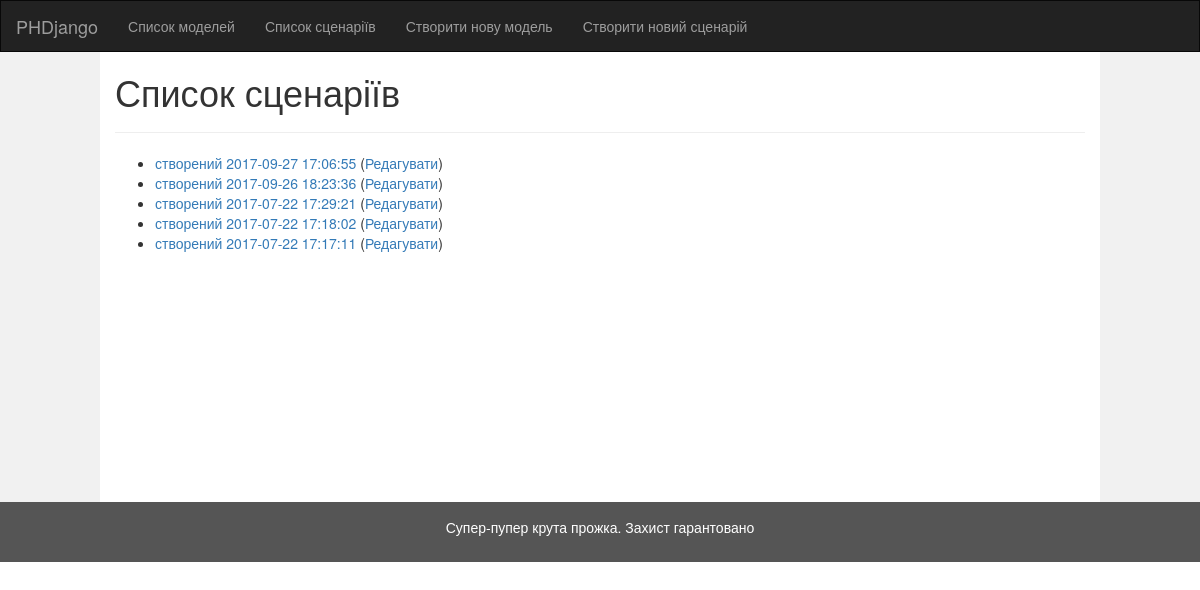
/models/model-run-config/, run on an earlier commit of the app's database.
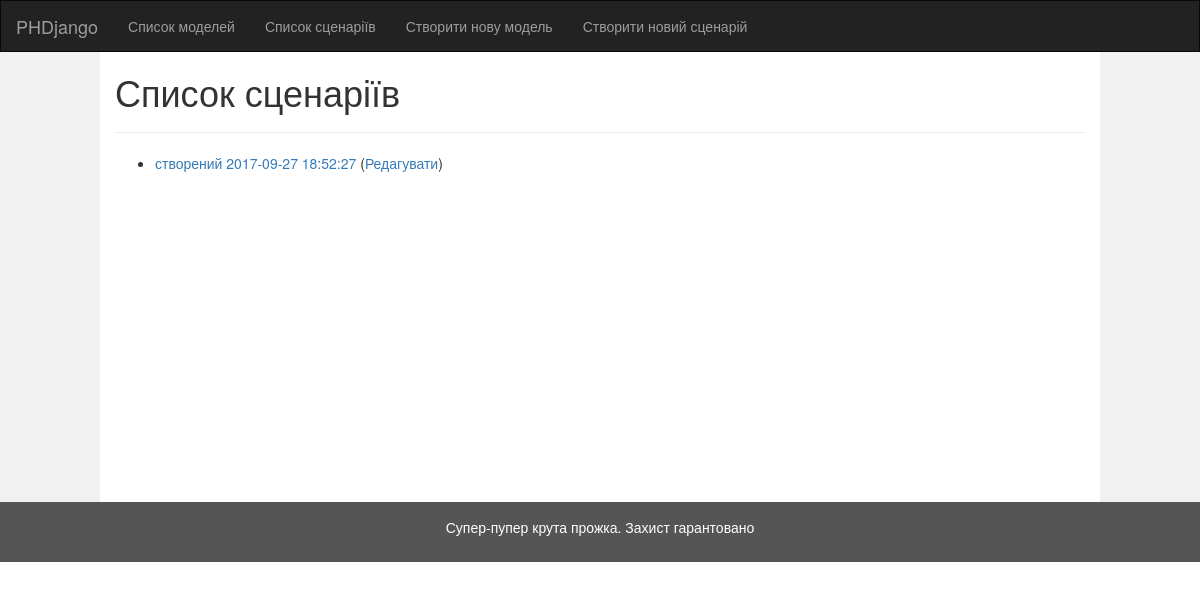
And on a later commit of the database.
### models/models.py (models this page shows)
class ModelRunConfiguration(models.Model):
    title = models.CharField(null=True, max_length=1024)
    created_at = models.DateTimeField(auto_now_add=True, null=True)
    iterations = models.IntegerField("Кількість ітерацій", null=True)
    initial_money = models.DecimalField("Початковий обсяг грошової маси", null=True,max_digits=20,decimal_places=2)
    household_birth = models.IntegerField("Приріст чисельності домогосподарств", null=True)
    firm_birth = models.IntegerField("Рівень появи нових фірм", null=True)
    money_growth = models.DecimalField("Приріст грошової маси", null=True, max_digits=20, decimal_places=2)
    raw_firm_config = models.ForeignKey(FirmRunConfiguration, related_name="RawFirm", null=True)
    capital_firm_config = models.ForeignKey(FirmRunConfiguration, related_name="CapitalFirm", null=True)
    production_firm_config = models.ForeignKey(FirmRunConfiguration, related_name="ProductionFirm", null=True)
    household_config = models.ForeignKey(HouseholdRunConfiguration, related_name="Household", null=True)
    government_config = models.ForeignKey(GovernmentRunConfiguration, related_name="Government", null=True)
    outside_world_config = models.ForeignKey(OutsideWorldRunConfiguration, related_name="OutsideWorld", null=True)
    def natural_key(self):
        return (self.title, self.created_at, self.iterations, self.initial_money, self.household_birth, self.firm_birth,
                self.money_growth,) + self.raw_firm_config.natural_key() + self.capital_firm_config.natural_key() + \
               self.production_firm_config.natural_key() + self.household_config.natural_key() + self.government_config.natural_key() + \
               self.outside_world_config.natural_key()
    natural_key.dependencies = ['phdjango.FirmRunConfiguration', 'phdjango.HouseholdRunConfiguration',
                                'phdjango.GovernmentRunConfiguration', 'phdjango.OutsideWorldRunConfiguration']
    def __str__(self):
        return "Сценарій " + str(
            self.title) if self.title is not None else "" + " створений " + self.created_at.strftime("%Y-%m-%d %H:%M:%S")

### models/run_config_views.py (the view)
class RunConfIndexView(generic.ListView):
    template_name = 'models/run-conf-index.html'
    context_object_name = 'latest_run_conf_list'
    def get_queryset(self):
        return ModelRunConfiguration.objects.order_by('-created_at')

### models/templates/models/run-conf-index.html
{% extends 'models/base.html' %}
{% block title %}Список сценаріїв{% endblock %}
{% block content %}
    {% if latest_run_conf_list %}
        <ul>
            {% for model in latest_run_conf_list %}
                <li>
                    <a href="{% url 'models:model-run-config-detail' model.id %}">{{ model }}</a>
                    (<a href="{% url 'models:model-run-config-edit-basic' model.id %}">Редагувати</a>)
                </li>
            {% endfor %}
        </ul>
    {% else %}
        <p>Сценаріїв поки не створено.</p>
    {% endif %}
{% endblock %}

What changed in the data, as far as the page shows it:
removed ModelRunConfiguration: title+created_at "створений 2017-09-27 17:06:55"
removed ModelRunConfiguration: title+created_at "створений 2017-09-26 18:23:36"
removed ModelRunConfiguration: title+created_at "створений 2017-07-22 17:29:21"
removed ModelRunConfiguration: title+created_at "створений 2017-07-22 17:18:02"
changed ModelRunConfiguration: title+created_at "створений 2017-07-22 17:17:11" → "створений 2017-09-27 18:52:27"
